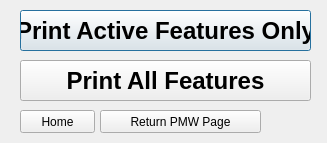
<?xml version="1.0" encoding="UTF-8"?>
<ui version="4.0">
 <class>Dialog</class>
 <widget class="QDialog" name="Dialog">
  <property name="geometry">
   <rect>
    <x>0</x>
    <y>0</y>
    <width>327</width>
    <height>143</height>
   </rect>
  </property>
  <property name="windowTitle">
   <string>Dialog</string>
  </property>
  <widget class="QPushButton" name="T2_PMW_Print_Active_but">
   <property name="geometry">
    <rect>
     <x>20</x>
     <y>10</y>
     <width>291</width>
     <height>41</height>
    </rect>
   </property>
   <property name="font">
    <font>
     <pointsize>18</pointsize>
     <weight>75</weight>
     <bold>true</bold>
    </font>
   </property>
   <property name="text">
    <string>Print Active Features Only</string>
   </property>
  </widget>
  <widget class="QPushButton" name="T2_PMW_Print_All_but">
   <property name="geometry">
    <rect>
     <x>20</x>
     <y>60</y>
     <width>291</width>
     <height>41</height>
    </rect>
   </property>
   <property name="font">
    <font>
     <pointsize>18</pointsize>
     <weight>75</weight>
     <bold>true</bold>
    </font>
   </property>
   <property name="text">
    <string>Print All Features</string>
   </property>
  </widget>
  <widget class="QPushButton" name="T2_PMW_Print_Table_home_but">
   <property name="geometry">
    <rect>
     <x>20</x>
     <y>110</y>
     <width>75</width>
     <height>23</height>
    </rect>
   </property>
   <property name="text">
    <string>Home</string>
   </property>
  </widget>
  <widget class="QPushButton" name="T2_PMW_Print_Table_Return_but">
   <property name="geometry">
    <rect>
     <x>100</x>
     <y>110</y>
     <width>161</width>
     <height>23</height>
    </rect>
   </property>
   <property name="text">
    <string>Return PMW Page</string>
   </property>
  </widget>
 </widget>
 <resources/>
 <connections/>
</ui>
